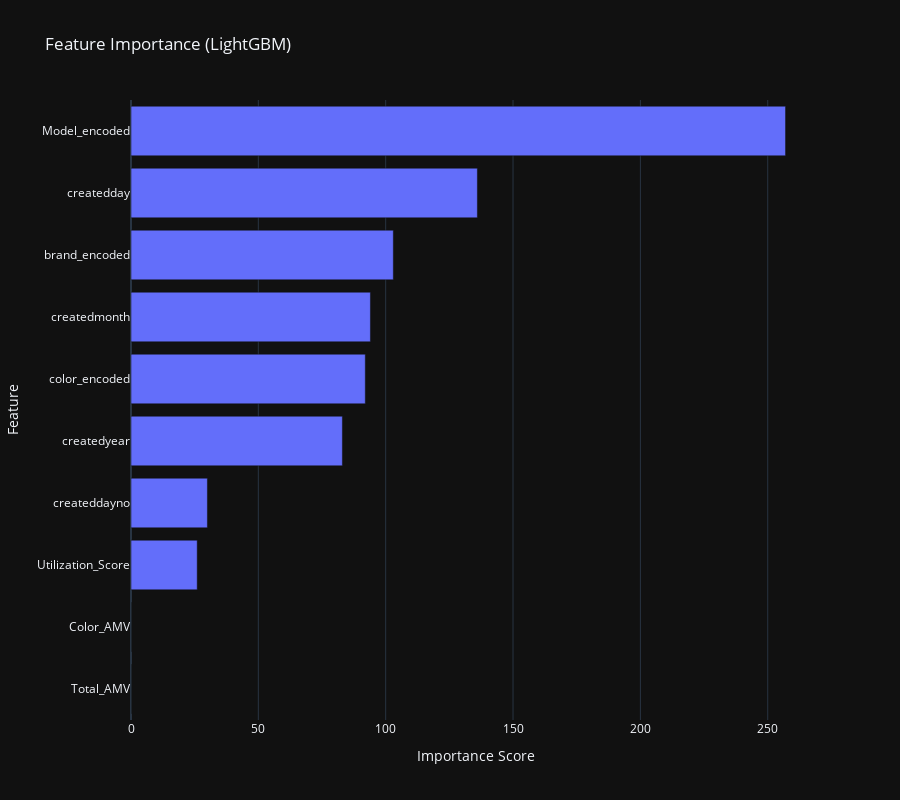

Here is the notebook cell this chart was saved with:
### Code cell
import plotly.express as px
import pandas as pd

# Extract feature importances and feature names
importances = model.feature_importance()
feature_names = model.feature_name()

# Create a DataFrame
importance_df = pd.DataFrame({
    'Feature': feature_names,
    'Importance': importances
}).sort_values(by='Importance', ascending=False)

# Plot with Plotly
fig = px.bar(importance_df, x='Importance', y='Feature', orientation='h', template = 'plotly_dark', 
             title='Feature Importance (LightGBM)',
             labels={'Importance': 'Importance Score', 'Feature': 'Feature'},
             height=800)

fig.update_layout(yaxis={'categoryorder':'total ascending'})
fig.show()

### Figure 1 — Plotly figure (JSON) as saved in the notebook; plotly's stock layout.template omitted (floating-point values rounded to 4 significant figures)
{"data": [{"hovertemplate": "Importance Score=%{x}<br>Feature=%{y}<extra></extra>", "legendgroup": "", "marker": {"color": "#636efa", "pattern": {"shape": ""}}, "name": "", "orientation": "h", "showlegend": false, "textposition": "auto", "type": "bar", "x": [257, 136, 103, 94, 92, 83, 30, 26, 0, 0], "xaxis": "x", "y": ["Model_encoded", "createdday", "brand_encoded", "createdmonth", "color_encoded", "createdyear", "createddayno", "Utilization_Score", "Total_AMV", "Color_AMV"], "yaxis": "y"}], "layout": {"barmode": "relative", "height": 800, "legend": {"tracegroupgap": 0}, "title": {"text": "Feature Importance (LightGBM)"}, "xaxis": {"anchor": "y", "domain": [0, 1], "title": {"text": "Importance Score"}}, "yaxis": {"anchor": "x", "categoryorder": "total ascending", "domain": [0, 1], "title": {"text": "Feature"}}}}
